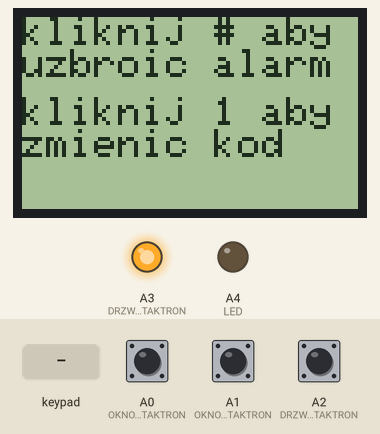
The sketch below on a simulated Arduino Uno, built with avr-gcc and run on an emulated ATmega328P. Shown: 84×48 one-colour display, output pins drawn as LEDs (lit = HIGH). The inputs (shaded band) are chosen by the test bench; at power-on: A0 (OKNO_2_KONTAKTRON) HIGH, A1 (OKNO_1_KONTAKTRON) HIGH, A2 (DRZWI_1_KONTAKTRON) HIGH. EEPROM starts erased; what the sketch prints to the serial monitor is not drawn.

Above: at 1.6 s.
1.7 s: keypad keys 1 2 3 4 # pressed 0.634 s apart
At 4.9 s:
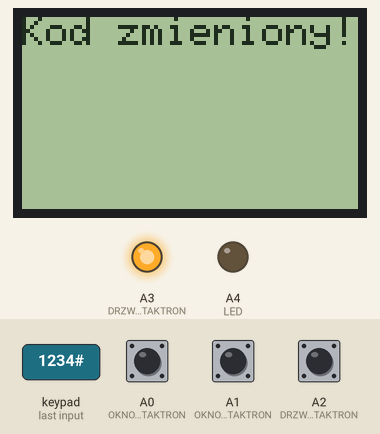
6.3 s: key '#' pressed
At 8.3 s:
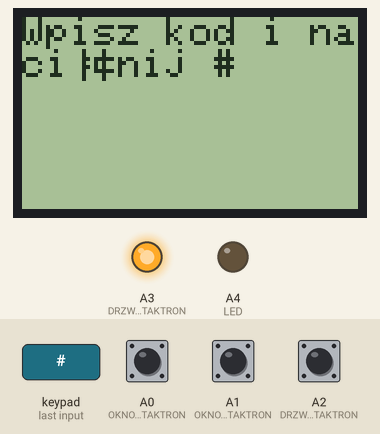
9.0 s: keypad keys 2 3 4 5 # pressed 0.634 s apart
At 12.6 s:
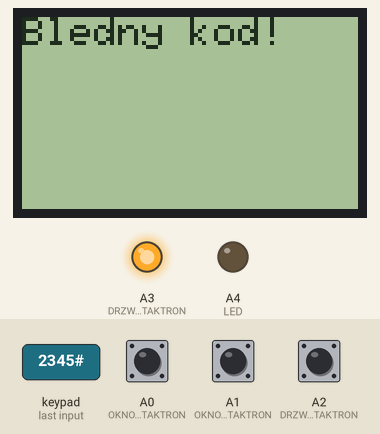
13.6 s: key '1' pressed
At 16.0 s:
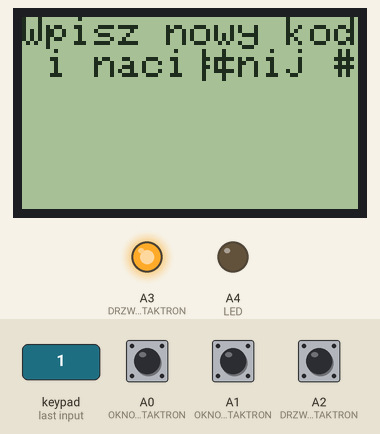
16.6 s: key '#' pressed
At 18.0 s:
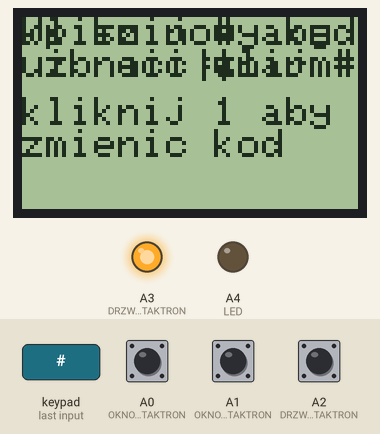
Timing chart, 0 to 19.5 s (numbered marks = the images above; inputs shaded):
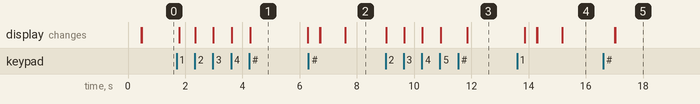

Measured:
- after the input at 1.7 s, the display: first changes after 0.09 s (image 1 shows a later state)
- after the input at 6.3 s, the display: first differs from a run without the input after 1.3 s (image 2)
- after the input at 9.0 s, the display: first changes at once (image 3 shows a later state)
- after the input at 13.6 s, the display: first differs from a run without the input after 1.6 s (image 4)
- after the input at 16.6 s, the display: first changes after 0.42 s (image 5 shows a later state)
- what the display in image 1 shows lasts 2.0 s, from 4.3 s to 6.3 s

The sketch:

PROJEKTSYSTEMUPRZECIWWLAMANIOWEGO.ino
```cpp
#include <Adafruit_PCD8544.h>
#include <Adafruit_GFX.h>

#include <Keypad.h>
#include <EEPROM.h>

const int PIR = A5;
const int BUZZER = A3;
const int LED = A4;
#define DRZWI_1_KONTAKTRON A2
#define OKNO_1_KONTAKTRON A1
#define OKNO_2_KONTAKTRON A0
#define DRZWI_2_KONTAKTRON A3
Adafruit_PCD8544 display = Adafruit_PCD8544(9, 10, 11, 12, 13);

const byte ROWS = 4;
const byte COLS = 3;
char keys[ROWS][COLS] = {
  { '1', '2', '3' },
  { '4', '5', '6' },
  { '7', '8', '9' },
  { '*', '0', '#' }
};
byte rowPins[ROWS] = { 2, 3, 4, 5 };
byte colPins[COLS] = { 6, 7, 8 };
Keypad keypad = Keypad(makeKeymap(keys), rowPins, colPins, ROWS, COLS);
char currentCode[20];
char enteredCode[20];
bool armed = false;
byte index = 0;

void setup() {

  EEPROM.get(0, currentCode);

  if (strlen(currentCode) == 0) {
    strcpy(currentCode, "1234");
    EEPROM.put(0, currentCode);
  }

  pinMode(DRZWI_1_KONTAKTRON, INPUT_PULLUP);
  pinMode(OKNO_1_KONTAKTRON, INPUT_PULLUP);
  pinMode(OKNO_2_KONTAKTRON, INPUT_PULLUP);
  pinMode(PIR, INPUT);
  pinMode(BUZZER, OUTPUT);
  pinMode(LED, OUTPUT);
  display.begin();
  display.setContrast(50);
  display.clearDisplay();
  display.display();
  Serial.begin(9600);
  Serial.print("Aktualny kod: ");
  Serial.println(currentCode);
  digitalWrite(BUZZER, HIGH);
  digitalWrite(LED, LOW);
}

void loop() {
  int DRZWI = digitalRead(DRZWI_1_KONTAKTRON);
  delay(100);
  int DRZWI_2 = digitalRead(DRZWI_2_KONTAKTRON);
  delay(100);
  int OKNO_1 = digitalRead(OKNO_1_KONTAKTRON);
  delay(100);
  int OKNO_2 = digitalRead(OKNO_2_KONTAKTRON);
  delay(100);

  char key = keypad.getKey();

  if (!armed) {
    display.setCursor(0, 0);
    display.println("kliknij # aby uzbroic alarm");
    display.display();
    display.setCursor(0, 20);
    display.println("kliknij 1 aby zmienic kod");
    display.display();
  }

  if (armed) {
    display.clearDisplay();
    display.setCursor(0, 0);
    display.println("kliknij * aby rozbroic alarm");
    display.display();
  }

  if  (key == '1' && !armed ) {
    changeCode();
  }

  if (key == '#' && !armed) {
    enterCodeAndArmAlarm();
  }

  if (key == '*' && armed) {
    enterCodeAndDisarmAlarm();
  }

  if (armed && digitalRead(PIR) == HIGH) {
    display.clearDisplay();
    display.setCursor(0, 0);
    display.println("Pan złodzieij!");
    display.display();
    Serial.println("Pan złodzieij!");
    Serial.println("Czujnik PIR wykryl ruch");
    activateAlarm();
  }

  if (armed && (DRZWI || OKNO_1 || OKNO_2)) {

    if (armed && DRZWI) {
      Serial.println("Otwarte DRZWI");
    } else if (armed && OKNO_1) {
      Serial.println("Otwarte OKNO 1");
    } else if (armed && OKNO_2) {
      Serial.println("Otwarte OKNO 2");
    }

    display.clearDisplay();
    display.setCursor(0, 0);
    display.println("Pan zlodziej!");
    display.display();
    Serial.println("Pan zlodziej!");
    activateAlarm();
  }
}
// Funkcja do zmiany kodu
void changeCode() {
  display.clearDisplay();
  display.setCursor(0, 0);
  display.println("Wpisz nowy kod i naciśnij # ");
  display.display();
  byte index = 0;
  char newCode[20];
  char key;

  while (index < sizeof(newCode) - 1) {
    key = keypad.getKey();
    if (key != NO_KEY && key != '#' && key != '*') {
      newCode[index++] = key;
      display.print("*");
      display.display();
    }
    if (key == '#') {
      newCode[index] = '\0';
      break;
    }
  }

  if (index > 0) {
    strcpy(currentCode, newCode);
    EEPROM.put(0, currentCode);
    display.clearDisplay();
    display.setCursor(0, 0);
    display.println("Kod zmieniony!");
    display.display();
    Serial.println("Kod zostal zmieniony\n");
    delay(2000);
    display.clearDisplay();
    display.display();
  }
}

void enterCodeAndArmAlarm() {
  enterCode();
  if (checkEnteredCode()) {
    armAlarm();
  } else {
    display.clearDisplay();
    display.setCursor(0, 0);
    display.println("Bledny kod!");
    Serial.println("Wprowadzono bledny kod\n");
    display.display();
    delay(2000);
    display.clearDisplay();
    display.display();
  }
}

void enterCodeAndDisarmAlarm() {
  enterCode();
  if (checkEnteredCode()) {
    disarmAlarm();
  } else {
    display.clearDisplay();
    display.setCursor(0, 0);
    display.println("Bledny kod!");
    Serial.println("Wprowadzono bledny kod\n");
    display.display();
    delay(2000);
    display.clearDisplay();
    display.display();
  }
}


// Funkcja do wpisywania kodu
void enterCode() {
  display.clearDisplay();
  display.setCursor(0, 0);
  display.println("Wpisz kod i naciśnij # ");
  display.display();
  index = 0;
  while (index < 20) {
    char key = keypad.getKey();
    if (key != NO_KEY && key != '#' && key != '*') {
      enteredCode[index++] = key;
      display.print("*");
      display.display();
    }
    if (key == '#') {
      enteredCode[index] = '\0';
      break;
    }
  }
  delay(300);
}


bool checkEnteredCode() {
  return strcmp(enteredCode, currentCode) == 0; // strcmp sprawdza czy 2 zmienne są sobie równe
}


// funkcja do rozbrojenia alarmu
void disarmAlarm() {
  armed = false;
  for (int i = 0; i < 5; i++) {
    display.clearDisplay();
    display.setCursor(0, 0);
    display.println("Rozbrajanie");
    for (int j = 0; j <= i; j++) {
      display.print(".");
    }
    display.display();
    delay(500);
  }
  digitalWrite(BUZZER, HIGH);
  digitalWrite(LED, LOW);
  display.clearDisplay();
  display.setCursor(0, 0);
  display.println("Alarm rozbrojony");
  display.display();
  Serial.println("Alarm zostal rozbrojony\n");
  delay(2000);
  display.clearDisplay();
  display.display();
}


// funkcja do uzbrojenia alarmu
void armAlarm() {
  armed = true;
  for (int i = 0; i < 5; i++) {
    display.clearDisplay();
    display.setCursor(0, 0);
    display.println("Uzbrajanie");
    for (int j = 0; j <= i; j++) {
      display.print(".");
    }
    display.display();
    delay(500);
  }
  display.clearDisplay();
  display.setCursor(0, 0);
  display.println("Alarm uzbrojony");
  display.display();
  Serial.println("Alarm zostal uzbrojony\n");
  delay(2000);
  display.clearDisplay();
  display.display();
}


// jesli czujnik ruchu / kontaktrony się aktywują to wywoła się ta funkcja która powoduje że buzzer zaczyna drzeć pizde
void activateAlarm() {
  digitalWrite(BUZZER, LOW);
  digitalWrite(LED, HIGH);
  delay(200);
}
```
